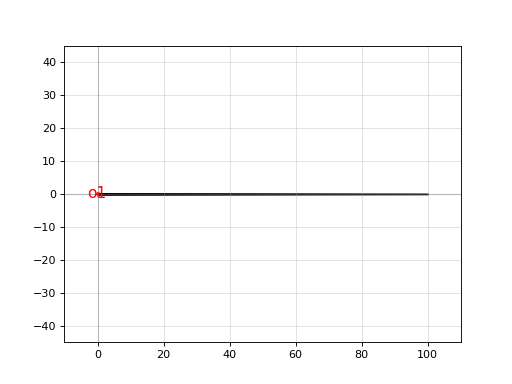

Source code (Python):
import gdsfactory as gf

c = gf.components.edge_coupler_silicon(length=100, width1=0.5, width2=0.2, with_bbox=False, with_two_ports=False, cross_section='strip')
c.plot()
